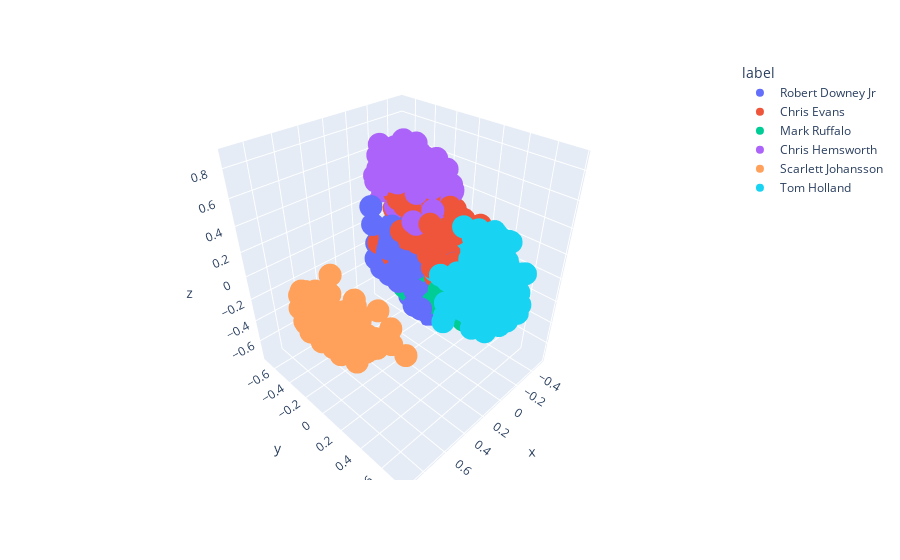

The notebook cell this image was saved under:
### Code cell
coord_info = {'x':[], 'y':[], 'z':[], 'label':[]}
for feat, idx in zip(feature_pca, label_idx):
    coord_info['x'].append(feat[0])
    coord_info['y'].append(feat[1])
    coord_info['z'].append(feat[2])
    coord_info['label'].append(idx2label[idx])
info = pd.DataFrame.from_dict(coord_info)
fig = px.scatter_3d(info, x='x', y='y', z='z',
              color='label')
fig.show()

### Figure 1 — Plotly figure (JSON) as saved in the notebook; plotly's stock layout.template omitted (floating-point values rounded to 4 significant figures; data arrays with more than 128 entries replaced by an {"elided": "..."} marker saying what was removed)
{"data": [{"hovertemplate": "label=Robert Downey Jr<br>x=%{x}<br>y=%{y}<br>z=%{z}<extra></extra>", "legendgroup": "Robert Downey Jr", "marker": {"color": "#636efa", "symbol": "circle"}, "mode": "markers", "name": "Robert Downey Jr", "scene": "scene", "showlegend": true, "type": "scatter3d", "x": {"elided": "228 float values"}, "y": {"elided": "228 float values"}, "z": {"elided": "228 float values"}}, {"hovertemplate": "label=Chris Evans<br>x=%{x}<br>y=%{y}<br>z=%{z}<extra></extra>", "legendgroup": "Chris Evans", "marker": {"color": "#EF553B", "symbol": "circle"}, "mode": "markers", "name": "Chris Evans", "scene": "scene", "showlegend": true, "type": "scatter3d", "x": {"elided": "164 float values"}, "y": {"elided": "164 float values"}, "z": {"elided": "164 float values"}}, {"hovertemplate": "label=Mark Ruffalo<br>x=%{x}<br>y=%{y}<br>z=%{z}<extra></extra>", "legendgroup": "Mark Ruffalo", "marker": {"color": "#00cc96", "symbol": "circle"}, "mode": "markers", "name": "Mark Ruffalo", "scene": "scene", "showlegend": true, "type": "scatter3d", "x": {"elided": "174 float values"}, "y": {"elided": "174 float values"}, "z": {"elided": "174 float values"}}, {"hovertemplate": "label=Chris Hemsworth<br>x=%{x}<br>y=%{y}<br>z=%{z}<extra></extra>", "legendgroup": "Chris Hemsworth", "marker": {"color": "#ab63fa", "symbol": "circle"}, "mode": "markers", "name": "Chris Hemsworth", "scene": "scene", "showlegend": true, "type": "scatter3d", "x": {"elided": "156 float values"}, "y": {"elided": "156 float values"}, "z": {"elided": "156 float values"}}, {"hovertemplate": "label=Scarlett Johansson<br>x=%{x}<br>y=%{y}<br>z=%{z}<extra></extra>", "legendgroup": "Scarlett Johansson", "marker": {"color": "#FFA15A", "symbol": "circle"}, "mode": "markers", "name": "Scarlett Johansson", "scene": "scene", "showlegend": true, "type": "scatter3d", "x": {"elided": "197 float values"}, "y": {"elided": "197 float values"}, "z": {"elided": "197 float values"}}, {"hovertemplate": "label=Tom Holland<br>x=%{x}<br>y=%{y}<br>z=%{z}<extra></extra>", "legendgroup": "Tom Holland", "marker": {"color": "#19d3f3", "symbol": "circle"}, "mode": "markers", "name": "Tom Holland", "scene": "scene", "showlegend": true, "type": "scatter3d", "x": {"elided": "186 float values"}, "y": {"elided": "186 float values"}, "z": {"elided": "186 float values"}}], "layout": {"legend": {"title": {"text": "label"}, "tracegroupgap": 0}, "margin": {"t": 60}, "scene": {"domain": {"x": [0, 1], "y": [0, 1]}, "xaxis": {"title": {"text": "x"}}, "yaxis": {"title": {"text": "y"}}, "zaxis": {"title": {"text": "z"}}}}}
